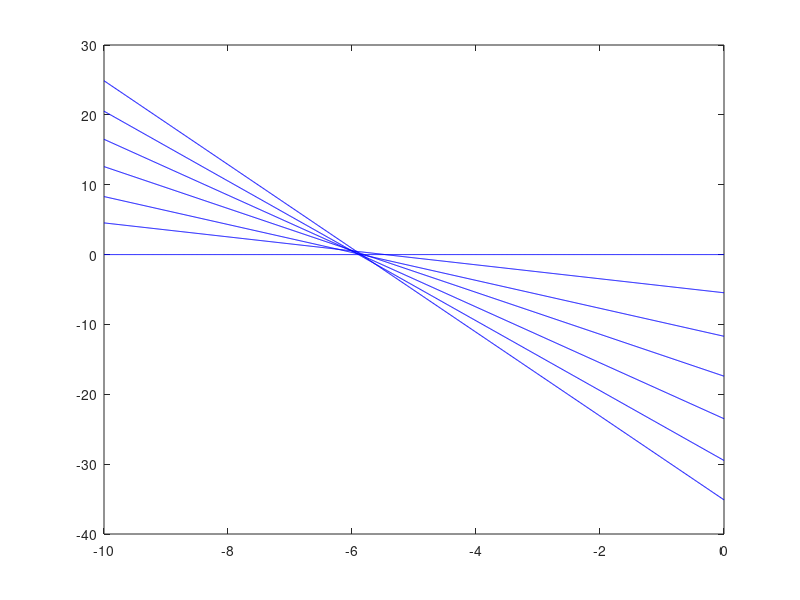

Source code (MATLAB):

clear

a1=[
  -531.066590 
  -527.681250
  -525.059070
  -521.919880
  -519.159310
  -516.283380
  -513.072830
];

a2=0:1:6;
a3=60-a2;

a=[a1 a2' a3'];

ub=linspace(-10,0,1001);
uc=-531.066590/60;

for ii=1:size(a,1)
    x=ub;
    y=a(ii,1)-a(ii,2)*ub-a(ii,3)*uc;
    plot(x,y,'b');
    hold on;
end